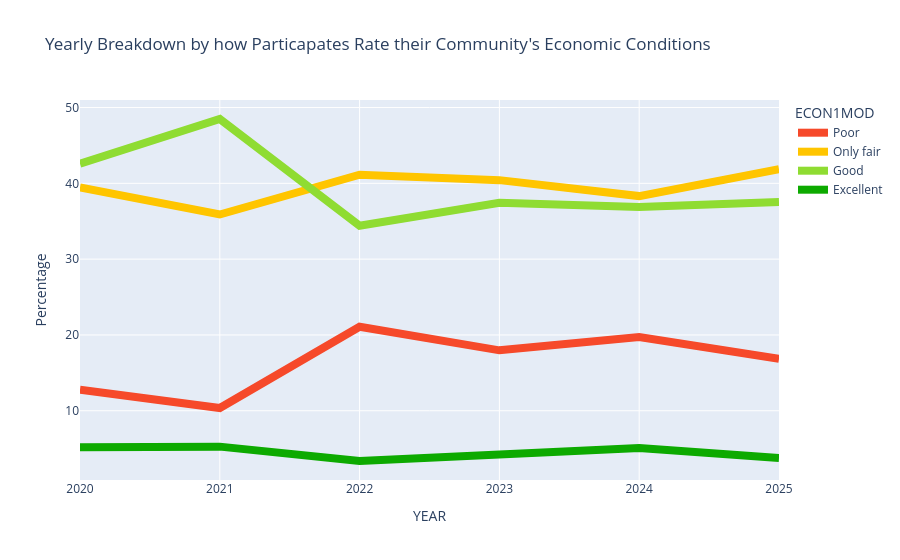
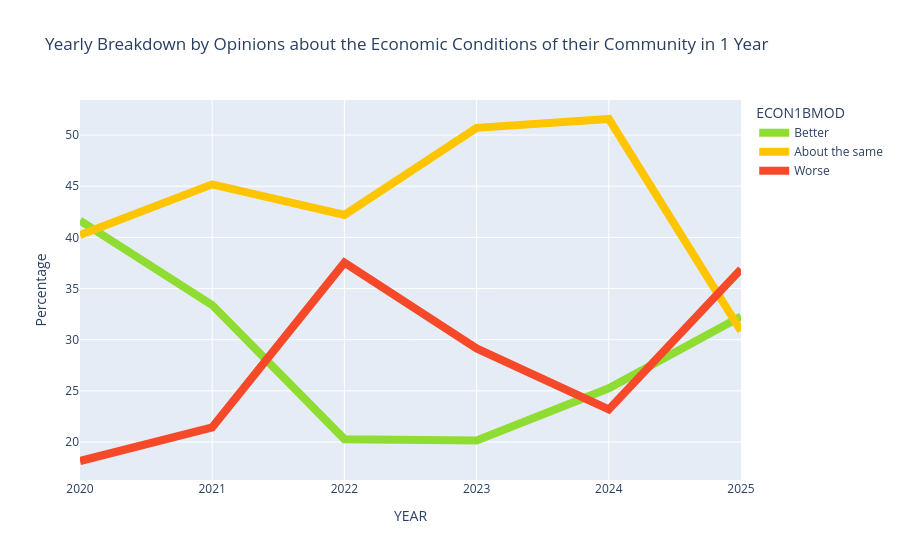

These figures' notebook cell, in order:
### Code cell
examine_changes('ECON1MOD','Yearly Breakdown by how Particapates Rate their Community\'s Economic Conditions')

examine_changes('ECON1BMOD','Yearly Breakdown by Opinions about the Economic Conditions of their Community in 1 Year')

### Figure 1 — Plotly figure (JSON) as saved in the notebook; plotly's stock layout.template omitted (floating-point values rounded to 4 significant figures)
{"data": [{"customdata": [[524], [407], [850], [1028], [1107], [843]], "hovertemplate": "ECON1MOD=Poor<br>YEAR=%{x}<br>Percent=%{y}<br>Count=%{customdata[0]}<extra></extra>", "legendgroup": "Poor", "line": {"color": "#f6492a", "dash": "solid", "width": 8}, "marker": {"symbol": "circle"}, "mode": "lines", "name": "Poor", "orientation": "v", "showlegend": true, "type": "scatter", "x": [2020, 2021, 2022, 2023, 2024, 2025], "xaxis": "x", "y": [12.77, 10.36, 21.09, 17.97, 19.73, 16.84], "yaxis": "y"}, {"customdata": [[1618], [1410], [1658], [2312], [2150], [2096]], "hovertemplate": "ECON1MOD=Only fair<br>YEAR=%{x}<br>Percent=%{y}<br>Count=%{customdata[0]}<extra></extra>", "legendgroup": "Only fair", "line": {"color": "#ffc500", "dash": "solid", "width": 8}, "marker": {"symbol": "circle"}, "mode": "lines", "name": "Only fair", "orientation": "v", "showlegend": true, "type": "scatter", "x": [2020, 2021, 2022, 2023, 2024, 2025], "xaxis": "x", "y": [39.44, 35.89, 41.13, 40.42, 38.32, 41.87], "yaxis": "y"}, {"customdata": [[1747], [1905], [1387], [2141], [2069], [1879]], "hovertemplate": "ECON1MOD=Good<br>YEAR=%{x}<br>Percent=%{y}<br>Count=%{customdata[0]}<extra></extra>", "legendgroup": "Good", "line": {"color": "#8fdc32", "dash": "solid", "width": 8}, "marker": {"symbol": "circle"}, "mode": "lines", "name": "Good", "orientation": "v", "showlegend": true, "type": "scatter", "x": [2020, 2021, 2022, 2023, 2024, 2025], "xaxis": "x", "y": [42.59, 48.49, 34.41, 37.43, 36.87, 37.53], "yaxis": "y"}, {"customdata": [[213], [207], [136], [239], [285], [188]], "hovertemplate": "ECON1MOD=Excellent<br>YEAR=%{x}<br>Percent=%{y}<br>Count=%{customdata[0]}<extra></extra>", "legendgroup": "Excellent", "line": {"color": "#0daa00", "dash": "solid", "width": 8}, "marker": {"symbol": "circle"}, "mode": "lines", "name": "Excellent", "orientation": "v", "showlegend": true, "type": "scatter", "x": [2020, 2021, 2022, 2023, 2024, 2025], "xaxis": "x", "y": [5.193, 5.269, 3.374, 4.178, 5.079, 3.755], "yaxis": "y"}], "layout": {"legend": {"title": {"text": "ECON1MOD"}, "tracegroupgap": 0}, "title": {"text": "Yearly Breakdown by how Particapates Rate their Community's Economic Conditions"}, "xaxis": {"anchor": "y", "domain": [0, 1], "title": {"text": "YEAR"}, "type": "category"}, "yaxis": {"anchor": "x", "domain": [0, 1], "title": {"text": "Percentage"}}}}

### Figure 2 — Plotly figure (JSON) as saved in the notebook; plotly's stock layout.template omitted (floating-point values rounded to 4 significant figures)
{"data": [{"customdata": [[1705], [1310], [816], [1151], [1410], [1617]], "hovertemplate": "ECON1BMOD=Better<br>YEAR=%{x}<br>Percent=%{y}<br>Count=%{customdata[0]}<extra></extra>", "legendgroup": "Better", "line": {"color": "#8fdc32", "dash": "solid", "width": 8}, "marker": {"symbol": "circle"}, "mode": "lines", "name": "Better", "orientation": "v", "showlegend": true, "type": "scatter", "x": [2020, 2021, 2022, 2023, 2024, 2025], "xaxis": "x", "y": [41.64, 33.38, 20.28, 20.16, 25.25, 32.27], "yaxis": "y"}, {"customdata": [[1647], [1773], [1698], [2895], [2880], [1546]], "hovertemplate": "ECON1BMOD=About the same<br>YEAR=%{x}<br>Percent=%{y}<br>Count=%{customdata[0]}<extra></extra>", "legendgroup": "About the same", "line": {"color": "#ffc500", "dash": "solid", "width": 8}, "marker": {"symbol": "circle"}, "mode": "lines", "name": "About the same", "orientation": "v", "showlegend": true, "type": "scatter", "x": [2020, 2021, 2022, 2023, 2024, 2025], "xaxis": "x", "y": [40.22, 45.18, 42.2, 50.7, 51.57, 30.85], "yaxis": "y"}, {"customdata": [[743], [841], [1510], [1664], [1295], [1848]], "hovertemplate": "ECON1BMOD=Worse<br>YEAR=%{x}<br>Percent=%{y}<br>Count=%{customdata[0]}<extra></extra>", "legendgroup": "Worse", "line": {"color": "#f6492a", "dash": "solid", "width": 8}, "marker": {"symbol": "circle"}, "mode": "lines", "name": "Worse", "orientation": "v", "showlegend": true, "type": "scatter", "x": [2020, 2021, 2022, 2023, 2024, 2025], "xaxis": "x", "y": [18.14, 21.43, 37.52, 29.14, 23.19, 36.88], "yaxis": "y"}], "layout": {"legend": {"title": {"text": "ECON1BMOD"}, "tracegroupgap": 0}, "title": {"text": "Yearly Breakdown by Opinions about the Economic Conditions of their Community in 1 Year"}, "xaxis": {"anchor": "y", "domain": [0, 1], "title": {"text": "YEAR"}, "type": "category"}, "yaxis": {"anchor": "x", "domain": [0, 1], "title": {"text": "Percentage"}}}}
